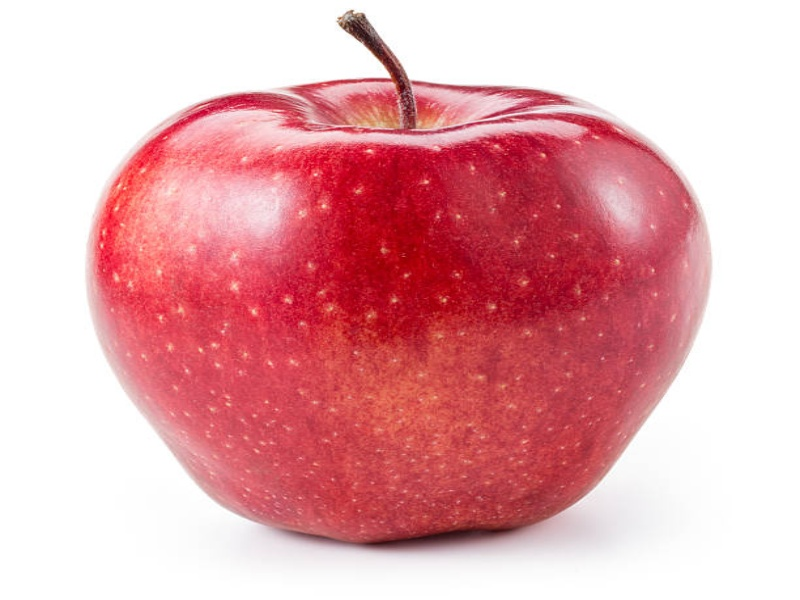
#> input picture 01_Fruit_Quality_Inspection/results/original.jpg, 800 x 600 px
$ python -i fruit_quality.py   (imports and definitions only)
#> lines starting #> are read from the running program, lines starting #| are printed output that depends on the picture; after the words box and inside, x2 and y2 are one past the last pixel; in counts of white or black regions, pixels touching at a corner belong together
import cv2
import numpy as np
import os
import sys


def analyze_fruit(image_path, output_dir="results"):

#> called with image_path = '../results/original.jpg', output_dir = 'results'
    image = cv2.imread(image_path)
#> image is the input picture: shape (600, 800, 3); mean B, G, R 174.1, 168.4, 229.3

    if image is None:
        print(f"Error: Could not read image: {image_path}")
        return

    os.makedirs(output_dir, exist_ok=True)

    image = cv2.resize(image, (800, 600))
    original = image.copy()

    # =========================================================
    # 1. GRABCUT SEGMENTATION
    # =========================================================

    mask = np.zeros(image.shape[:2], np.uint8)

    h, w = image.shape[:2]
#> h = 600; w = 800

    # Assume fruit is located near the centre
    rect = (
        int(w * 0.10),
        int(h * 0.05),
        int(w * 0.80),
        int(h * 0.90)
    )
#> rect = (80, 30, 640, 540)

    bgd_model = np.zeros((1, 65), np.float64)
    fgd_model = np.zeros((1, 65), np.float64)

    cv2.grabCut(
        image,
        mask,
        rect,
        bgd_model,
        fgd_model,
        5,
        cv2.GC_INIT_WITH_RECT
    )

    fruit_mask = np.where(
        (mask == cv2.GC_FGD) |
        (mask == cv2.GC_PR_FGD),
        255,
        0
    ).astype("uint8")

    # Clean mask
    kernel = np.ones((7, 7), np.uint8)

    fruit_mask = cv2.morphologyEx(
        fruit_mask,
        cv2.MORPH_CLOSE,
        kernel,
        iterations=2
    )

    fruit_mask = cv2.morphologyEx(
        fruit_mask,
        cv2.MORPH_OPEN,
        kernel,
        iterations=1
    )

    # =========================================================
    # 2. KEEP ONLY LARGEST OBJECT
    # =========================================================

    contours, _ = cv2.findContours(
        fruit_mask,
        cv2.RETR_EXTERNAL,
        cv2.CHAIN_APPROX_SIMPLE
    )
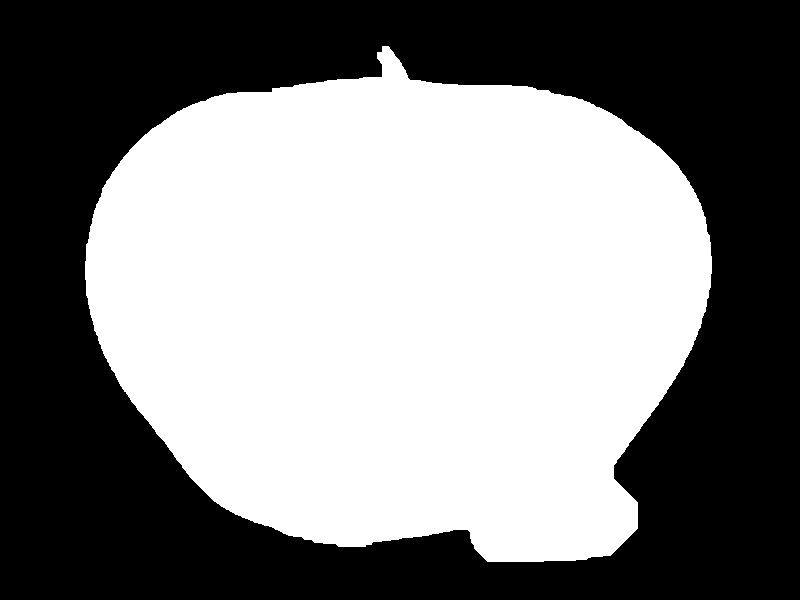
#> fruit_mask: shape (600, 800); 50.6% white; 1 black region, box (x1, y1, x2, y2) and area: (0, 0, 800, 600) 237349

    if not contours:
        print("Fruit not detected.")
        return

    fruit_contour = max(
        contours,
        key=cv2.contourArea
    )

    fruit_area = cv2.contourArea(fruit_contour)
#> fruit_area = 241775.5

    if fruit_area < 5000:
        print("Fruit region too small.")
        return

    clean_mask = np.zeros_like(fruit_mask)

    cv2.drawContours(
        clean_mask,
        [fruit_contour],
        -1,
        255,
        -1
    )

    fruit_mask = clean_mask

    # =========================================================
    # 3. EXTRACT FRUIT
    # =========================================================

    fruit = cv2.bitwise_and(
        image,
        image,
        mask=fruit_mask
    )
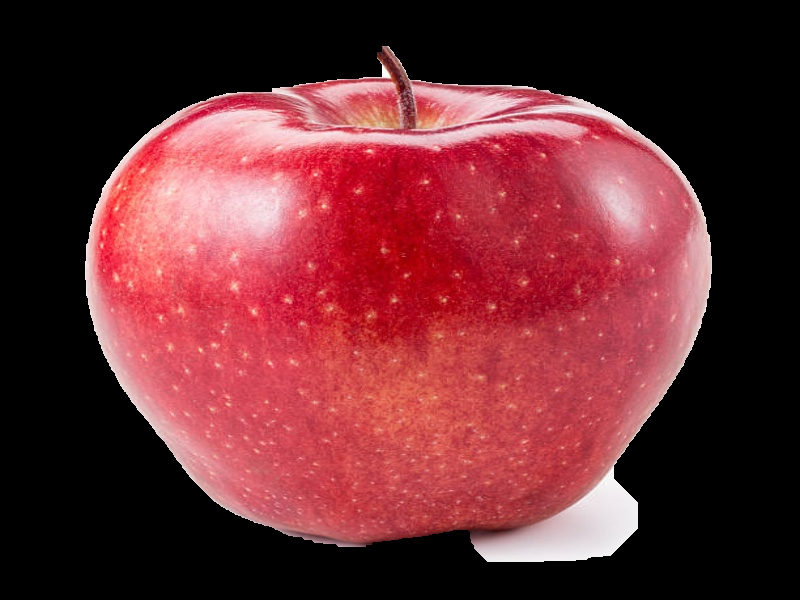
#> fruit: shape (600, 800, 3); mean B, G, R 49.6, 44, 104.5

    hsv = cv2.cvtColor(
        fruit,
        cv2.COLOR_BGR2HSV
    )
#> hsv: shape (600, 800, 3); mean H, S, V 76.3, 77.5, 104.5

    H = hsv[:, :, 0]
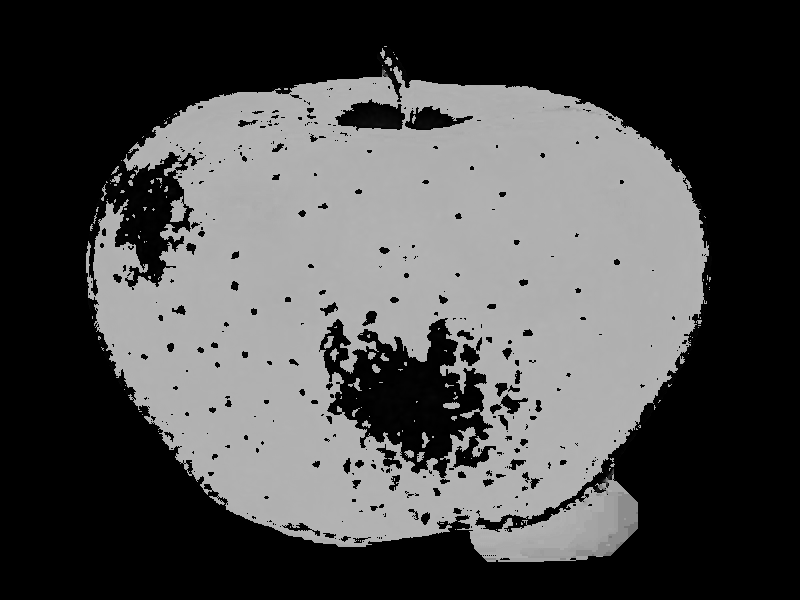
#> H: shape (600, 800); min 0, max 179, mean 76.3
    S = hsv[:, :, 1]
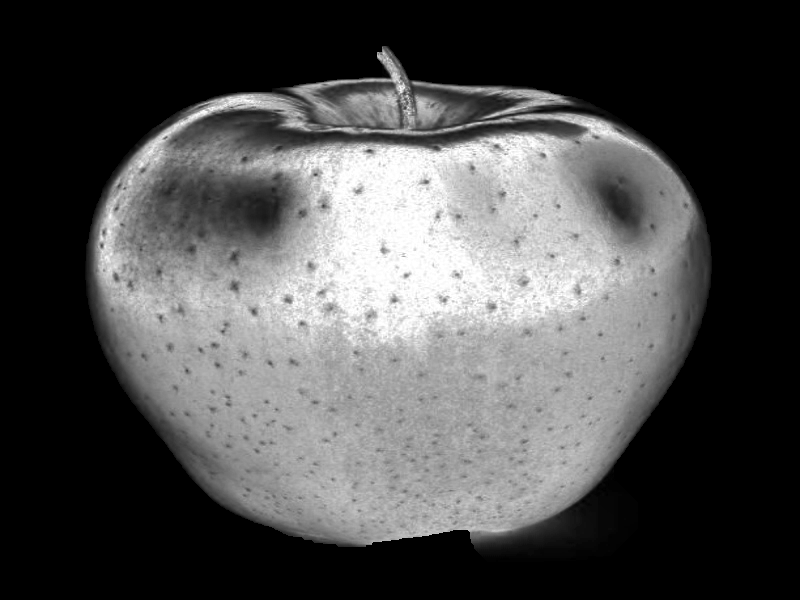
#> S: shape (600, 800); min 0, max 255, mean 77.5
    V = hsv[:, :, 2]
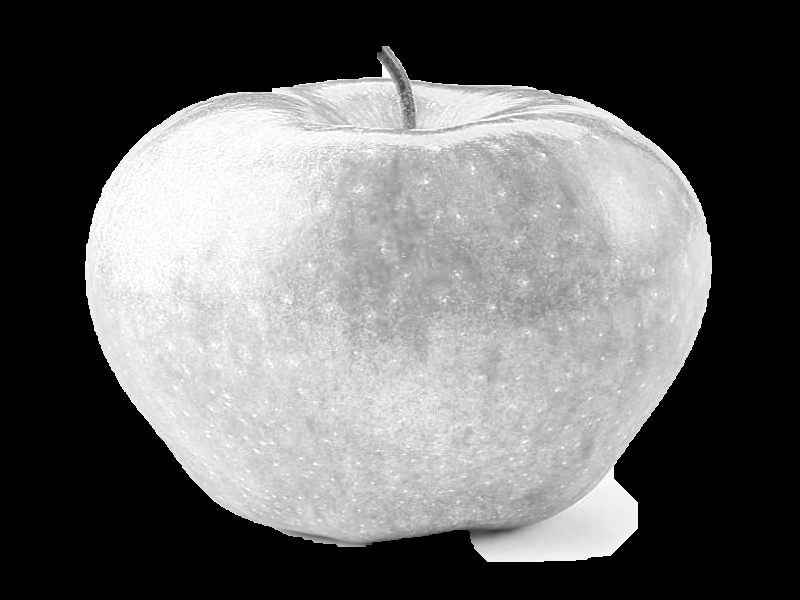
#> V: shape (600, 800); min 0, max 255, mean 104.5

    # =========================================================
    # 4. DEFECT DETECTION
    # =========================================================

    # Dark/brown areas inside fruit
    dark = (
        (V < 80) &
        (S > 50) &
        (fruit_mask > 0)
    )
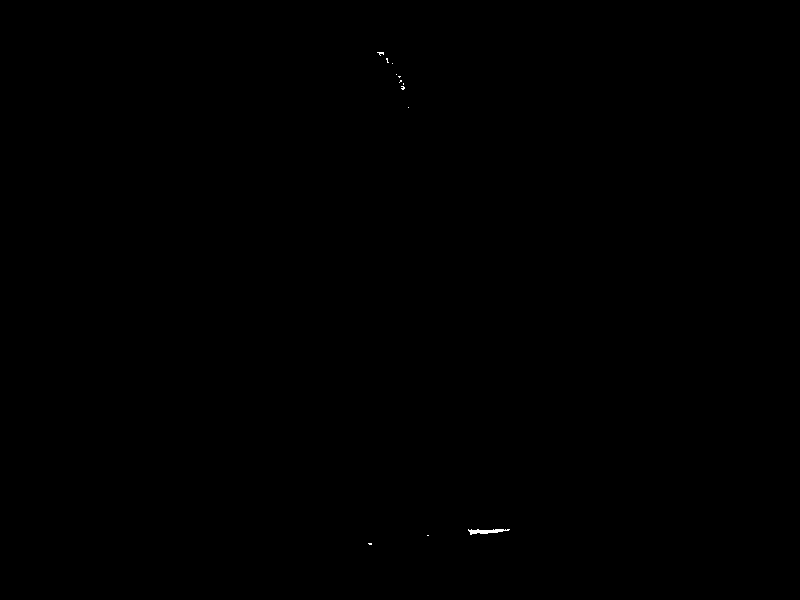
#> dark: shape (600, 800) bool; 0.04% white; 12 white regions (11 under 20 px), largest, box (x1, y1, x2, y2) and area: (468, 529, 510, 535) 138

    brown = (
        (H >= 5) &
        (H <= 25) &
        (S > 80) &
        (V < 170) &
        (fruit_mask > 0)
    )
#> brown: shape (600, 800) bool; 0.01% white in thin lines or dots, all inside (x1, y1, x2, y2) = (377, 52, 406, 88)

    defect_mask = (
        dark | brown
    ).astype(np.uint8) * 255
#> defect_mask: shape (600, 800); 0.05% white; 19 white regions (17 under 20 px), largest, box (x1, y1, x2, y2) and area: (468, 529, 510, 535) 138, (389, 72, 396, 83) 24

    # Remove small noise
    defect_kernel = np.ones((5, 5), np.uint8)

    defect_mask = cv2.morphologyEx(
        defect_mask,
        cv2.MORPH_OPEN,
        defect_kernel,
        iterations=2
    )
#> defect_mask: shape (600, 800); every value is 0

    defect_mask = cv2.morphologyEx(
        defect_mask,
        cv2.MORPH_CLOSE,
        defect_kernel,
        iterations=1
    )

    # =========================================================
    # 5. REMOVE SMALL DEFECTS
    # =========================================================

    defect_contours, _ = cv2.findContours(
        defect_mask,
        cv2.RETR_EXTERNAL,
        cv2.CHAIN_APPROX_SIMPLE
    )
#> defect_contours = []

    clean_defects = np.zeros_like(
        defect_mask
    )

    for contour in defect_contours:

        area = cv2.contourArea(contour)

        if area > 150:
            cv2.drawContours(
                clean_defects,
                [contour],
                -1,
                255,
                -1
            )
#> this loop made 0 passes

    defect_mask = clean_defects

    # =========================================================
    # 6. CALCULATE DEFECT PERCENTAGE
    # =========================================================

    fruit_pixels = cv2.countNonZero(
        fruit_mask
    )
#> fruit_pixels = 242651

    defect_pixels = cv2.countNonZero(
        defect_mask
    )
#> defect_pixels = 0

    defect_percentage = (
        defect_pixels / fruit_pixels * 100
        if fruit_pixels > 0
        else 0
    )
#> defect_percentage = 0

    # =========================================================
    # 7. QUALITY CLASSIFICATION
    # =========================================================

    if defect_percentage < 3:
        quality = "GOOD"

    elif defect_percentage < 10:
        quality = "MODERATE"

    else:
        quality = "DEFECTIVE"

    # =========================================================
    # 8. RESULT IMAGE
    # =========================================================

    result = original.copy()

    # Fruit boundary
    cv2.drawContours(
        result,
        [fruit_contour],
        -1,
        (0, 255, 0),
        3
    )

    # Defect boundaries
    defect_contours, _ = cv2.findContours(
        defect_mask,
        cv2.RETR_EXTERNAL,
        cv2.CHAIN_APPROX_SIMPLE
    )

    for contour in defect_contours:

        if cv2.contourArea(contour) > 150:

            cv2.drawContours(
                result,
                [contour],
                -1,
                (0, 0, 255),
                3
            )

    # =========================================================
    # 9. TEXT
    # =========================================================

    if quality == "GOOD":
        color = (0, 255, 0)
    elif quality == "MODERATE":
        color = (0, 165, 255)
    else:
        color = (0, 0, 255)

    cv2.putText(
        result,
        f"Quality: {quality}",
        (30, 45),
        cv2.FONT_HERSHEY_SIMPLEX,
        1,
        color,
        3
    )

    cv2.putText(
        result,
        f"Defect Area: {defect_percentage:.2f}%",
        (30, 85),
        cv2.FONT_HERSHEY_SIMPLEX,
        0.8,
        (255, 255, 255),
        2
    )
#> result: shape (600, 800, 3); mean B, G, R 169.2, 169.5, 223.9

    cv2.putText(
        result,
        f"Fruit Area: {fruit_area:.0f} px",
        (30, 120),
        cv2.FONT_HERSHEY_SIMPLEX,
        0.7,
        (255, 255, 255),
        2
    )
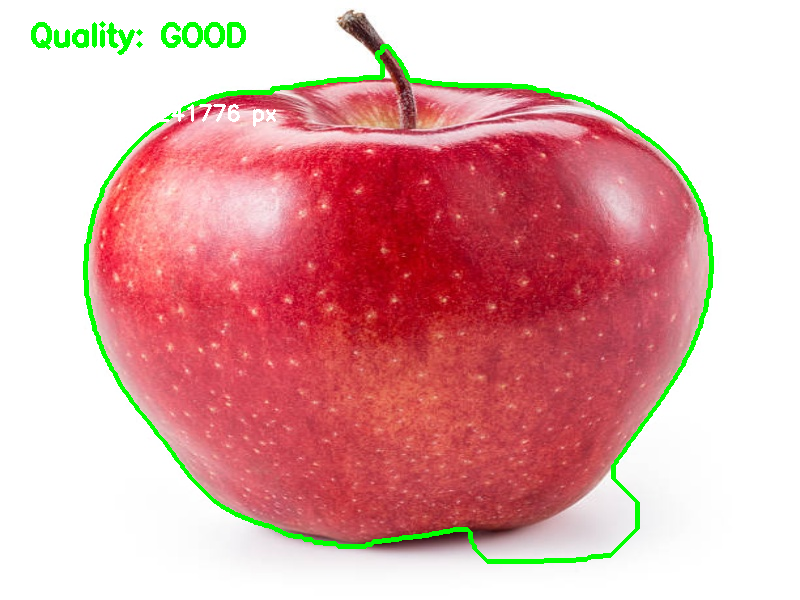
#> result: shape (600, 800, 3); mean B, G, R 169.3, 169.6, 224

    # =========================================================
    # 10. SAVE RESULTS
    # =========================================================

    cv2.imwrite(
        os.path.join(output_dir, "original.jpg"),
        original
    )

    cv2.imwrite(
        os.path.join(output_dir, "fruit_mask.jpg"),
        fruit_mask
    )

    cv2.imwrite(
        os.path.join(output_dir, "defects.jpg"),
        defect_mask
    )

    cv2.imwrite(
        os.path.join(output_dir, "fruit_quality_result.jpg"),
        result
    )

    # =========================================================
    # 11. TERMINAL OUTPUT
    # =========================================================

    print("\n===== FRUIT QUALITY ANALYSIS =====")
    print(f"Fruit area    : {fruit_area:.2f} pixels")
#| Fruit area    : 241775.50 pixels
    print(f"Defect pixels : {defect_pixels}")
#| Defect pixels : 0
    print(f"Defect area   : {defect_percentage:.2f}%")
#| Defect area   : 0.00%
    print(f"Quality       : {quality}")
    print("==================================")
    print("\nResults saved in: results")


# [13 lines not run here, left out]

>>> result = analyze_fruit('../results/original.jpg')
